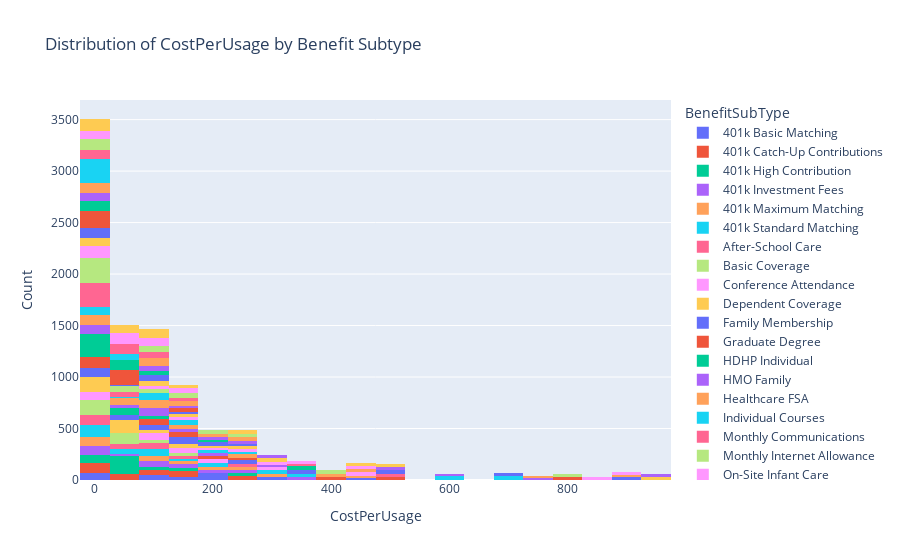
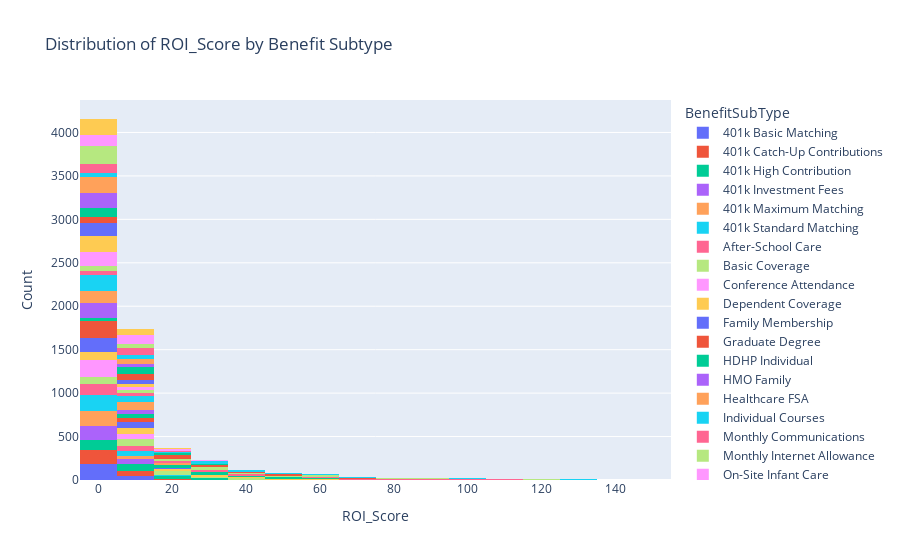

Notebook code for these charts, in order:
### Markdown cell above
## Cost Efficiency and Subcategory Analysis

### Code cell
import plotly.express as px
import warnings
warnings.filterwarnings("ignore")

# Calculate cost-per-usage by BenefitID/BenefitSubType
merged['CostPerUsage'] = merged['BenefitCost'] / merged['UsageFrequency'].replace(0, np.nan)  # Avoid division by zero
merged['CostPerUsage'].fillna(0, inplace=True)  # Fill NaN with 0 for no usage  

# Develop an ROI score (normalize cost-per-usage and satisfaction score)

# Normalize cost-per-usage
max_cost = merged['CostPerUsage'].max()
min_cost = merged['CostPerUsage'].min()
merged['NormalizedCost'] = (merged['CostPerUsage'] - min_cost) / (max_cost - min_cost)

# Normalize satisfaction score
max_satisfaction = merged['SatisfactionScore'].max()
min_satisfaction = merged['SatisfactionScore'].min()
merged['NormalizedSatisfaction'] = (merged['SatisfactionScore'] - min_satisfaction) / (max_satisfaction - min_satisfaction)

# Calculate ROI score
# Those that have no cost or satisfaction will have NaN ROI, which we can handle later
merged['ROI_Score'] = merged['NormalizedSatisfaction'] / merged['NormalizedCost'].replace(0, np.nan)  # Avoid division by zero

# Distribution of cost per usage by BenefitSubType

def create_distribution_plot(df, x_col):
    fig = px.histogram(
        df,
        x=x_col,
        color='BenefitSubType',
        nbins=20,
        category_orders={'BenefitSubType': sorted(df['BenefitSubType'].unique())},
        labels={x_col: x_col},
        title="Distribution of " + x_col + " by Benefit Subtype"
    )
    fig.update_layout(xaxis_title=f'{x_col}', yaxis_title='Count')
    fig.show()

create_distribution_plot(merged, 'CostPerUsage')
create_distribution_plot(merged, 'ROI_Score')

### Figure 1 — Plotly figure (JSON) as saved in the notebook; plotly's stock layout.template omitted (floating-point values rounded to 4 significant figures; data arrays with more than 128 entries replaced by an {"elided": "..."} marker saying what was removed)
{"data": [{"bingroup": "x", "hovertemplate": "BenefitSubType=401k Basic Matching<br>CostPerUsage=%{x}<br>count=%{y}<extra></extra>", "legendgroup": "401k Basic Matching", "marker": {"color": "#636efa", "pattern": {"shape": ""}}, "name": "401k Basic Matching", "nbinsx": 20, "orientation": "v", "showlegend": true, "type": "histogram", "x": {"elided": "298 float values"}, "xaxis": "x", "yaxis": "y"}, {"bingroup": "x", "hovertemplate": "BenefitSubType=401k Catch-Up Contributions<br>CostPerUsage=%{x}<br>count=%{y}<extra></extra>", "legendgroup": "401k Catch-Up Contributions", "marker": {"color": "#EF553B", "pattern": {"shape": ""}}, "name": "401k Catch-Up Contributions", "nbinsx": 20, "orientation": "v", "showlegend": true, "type": "histogram", "x": {"elided": "321 float values"}, "xaxis": "x", "yaxis": "y"}, {"bingroup": "x", "hovertemplate": "BenefitSubType=401k High Contribution<br>CostPerUsage=%{x}<br>count=%{y}<extra></extra>", "legendgroup": "401k High Contribution", "marker": {"color": "#00cc96", "pattern": {"shape": ""}}, "name": "401k High Contribution", "nbinsx": 20, "orientation": "v", "showlegend": true, "type": "histogram", "x": {"elided": "340 float values"}, "xaxis": "x", "yaxis": "y"}, {"bingroup": "x", "hovertemplate": "BenefitSubType=401k Investment Fees<br>CostPerUsage=%{x}<br>count=%{y}<extra></extra>", "legendgroup": "401k Investment Fees", "marker": {"color": "#ab63fa", "pattern": {"shape": ""}}, "name": "401k Investment Fees", "nbinsx": 20, "orientation": "v", "showlegend": true, "type": "histogram", "x": {"elided": "307 float values"}, "xaxis": "x", "yaxis": "y"}, {"bingroup": "x", "hovertemplate": "BenefitSubType=401k Maximum Matching<br>CostPerUsage=%{x}<br>count=%{y}<extra></extra>", "legendgroup": "401k Maximum Matching", "marker": {"color": "#FFA15A", "pattern": {"shape": ""}}, "name": "401k Maximum Matching", "nbinsx": 20, "orientation": "v", "showlegend": true, "type": "histogram", "x": {"elided": "295 float values"}, "xaxis": "x", "yaxis": "y"}, {"bingroup": "x", "hovertemplate": "BenefitSubType=401k Standard Matching<br>CostPerUsage=%{x}<br>count=%{y}<extra></extra>", "legendgroup": "401k Standard Matching", "marker": {"color": "#19d3f3", "pattern": {"shape": ""}}, "name": "401k Standard Matching", "nbinsx": 20, "orientation": "v", "showlegend": true, "type": "histogram", "x": {"elided": "358 float values"}, "xaxis": "x", "yaxis": "y"}, {"bingroup": "x", "hovertemplate": "BenefitSubType=After-School Care<br>CostPerUsage=%{x}<br>count=%{y}<extra></extra>", "legendgroup": "After-School Care", "marker": {"color": "#FF6692", "pattern": {"shape": ""}}, "name": "After-School Care", "nbinsx": 20, "orientation": "v", "showlegend": true, "type": "histogram", "x": {"elided": "295 float values"}, "xaxis": "x", "yaxis": "y"}, {"bingroup": "x", "hovertemplate": "BenefitSubType=Basic Coverage<br>CostPerUsage=%{x}<br>count=%{y}<extra></extra>", "legendgroup": "Basic Coverage", "marker": {"color": "#B6E880", "pattern": {"shape": ""}}, "name": "Basic Coverage", "nbinsx": 20, "orientation": "v", "showlegend": true, "type": "histogram", "x": {"elided": "317 float values"}, "xaxis": "x", "yaxis": "y"}, {"bingroup": "x", "hovertemplate": "BenefitSubType=Conference Attendance<br>CostPerUsage=%{x}<br>count=%{y}<extra></extra>", "legendgroup": "Conference Attendance", "marker": {"color": "#FF97FF", "pattern": {"shape": ""}}, "name": "Conference Attendance", "nbinsx": 20, "orientation": "v", "showlegend": true, "type": "histogram", "x": {"elided": "333 float values"}, "xaxis": "x", "yaxis": "y"}, {"bingroup": "x", "hovertemplate": "BenefitSubType=Dependent Coverage<br>CostPerUsage=%{x}<br>count=%{y}<extra></extra>", "legendgroup": "Dependent Coverage", "marker": {"color": "#FECB52", "pattern": {"shape": ""}}, "name": "Dependent Coverage", "nbinsx": 20, "orientation": "v", "showlegend": true, "type": "histogram", "x": {"elided": "331 float values"}, "xaxis": "x", "yaxis": "y"}, {"bingroup": "x", "hovertemplate": "BenefitSubType=Family Membership<br>CostPerUsage=%{x}<br>count=%{y}<extra></extra>", "legendgroup": "Family Membership", "marker": {"color": "#636efa", "pattern": {"shape": ""}}, "name": "Family Membership", "nbinsx": 20, "orientation": "v", "showlegend": true, "type": "histogram", "x": {"elided": "339 float values"}, "xaxis": "x", "yaxis": "y"}, {"bingroup": "x", "hovertemplate": "BenefitSubType=Graduate Degree<br>CostPerUsage=%{x}<br>count=%{y}<extra></extra>", "legendgroup": "Graduate Degree", "marker": {"color": "#EF553B", "pattern": {"shape": ""}}, "name": "Graduate Degree", "nbinsx": 20, "orientation": "v", "showlegend": true, "type": "histogram", "x": {"elided": "327 float values"}, "xaxis": "x", "yaxis": "y"}, {"bingroup": "x", "hovertemplate": "BenefitSubType=HDHP Individual<br>CostPerUsage=%{x}<br>count=%{y}<extra></extra>", "legendgroup": "HDHP Individual", "marker": {"color": "#00cc96", "pattern": {"shape": ""}}, "name": "HDHP Individual", "nbinsx": 20, "orientation": "v", "showlegend": true, "type": "histogram", "x": {"elided": "316 float values"}, "xaxis": "x", "yaxis": "y"}, {"bingroup": "x", "hovertemplate": "BenefitSubType=HMO Family<br>CostPerUsage=%{x}<br>count=%{y}<extra></extra>", "legendgroup": "HMO Family", "marker": {"color": "#ab63fa", "pattern": {"shape": ""}}, "name": "HMO Family", "nbinsx": 20, "orientation": "v", "showlegend": true, "type": "histogram", "x": {"elided": "305 float values"}, "xaxis": "x", "yaxis": "y"}, {"bingroup": "x", "hovertemplate": "BenefitSubType=Healthcare FSA<br>CostPerUsage=%{x}<br>count=%{y}<extra></extra>", "legendgroup": "Healthcare FSA", "marker": {"color": "#FFA15A", "pattern": {"shape": ""}}, "name": "Healthcare FSA", "nbinsx": 20, "orientation": "v", "showlegend": true, "type": "histogram", "x": {"elided": "339 float values"}, "xaxis": "x", "yaxis": "y"}, {"bingroup": "x", "hovertemplate": "BenefitSubType=Individual Courses<br>CostPerUsage=%{x}<br>count=%{y}<extra></extra>", "legendgroup": "Individual Courses", "marker": {"color": "#19d3f3", "pattern": {"shape": ""}}, "name": "Individual Courses", "nbinsx": 20, "orientation": "v", "showlegend": true, "type": "histogram", "x": {"elided": "332 float values"}, "xaxis": "x", "yaxis": "y"}, {"bingroup": "x", "hovertemplate": "BenefitSubType=Monthly Communications<br>CostPerUsage=%{x}<br>count=%{y}<extra></extra>", "legendgroup": "Monthly Communications", "marker": {"color": "#FF6692", "pattern": {"shape": ""}}, "name": "Monthly Communications", "nbinsx": 20, "orientation": "v", "showlegend": true, "type": "histogram", "x": {"elided": "290 float values"}, "xaxis": "x", "yaxis": "y"}, {"bingroup": "x", "hovertemplate": "BenefitSubType=Monthly Internet Allowance<br>CostPerUsage=%{x}<br>count=%{y}<extra></extra>", "legendgroup": "Monthly Internet Allowance", "marker": {"color": "#B6E880", "pattern": {"shape": ""}}, "name": "Monthly Internet Allowance", "nbinsx": 20, "orientation": "v", "showlegend": true, "type": "histogram", "x": {"elided": "331 float values"}, "xaxis": "x", "yaxis": "y"}, {"bingroup": "x", "hovertemplate": "BenefitSubType=On-Site Infant Care<br>CostPerUsage=%{x}<br>count=%{y}<extra></extra>", "legendgroup": "On-Site Infant Care", "marker": {"color": "#FF97FF", "pattern": {"shape": ""}}, "name": "On-Site Infant Care", "nbinsx": 20, "orientation": "v", "showlegend": true, "type": "histogram", "x": {"elided": "310 float values"}, "xaxis": "x", "yaxis": "y"}, {"bingroup": "x", "hovertemplate": "BenefitSubType=PPO Family<br>CostPerUsage=%{x}<br>count=%{y}<extra></extra>", "legendgroup": "PPO Family", "marker": {"color": "#FECB52", "pattern": {"shape": ""}}, "name": "PPO Family", "nbinsx": 20, "orientation": "v", "showlegend": true, "type": "histogram", "x": {"elided": "291 float values"}, "xaxis": "x", "yaxis": "y"}, {"bingroup": "x", "hovertemplate": "BenefitSubType=PPO Individual<br>CostPerUsage=%{x}<br>count=%{y}<extra></extra>", "legendgroup": "PPO Individual", "marker": {"color": "#636efa", "pattern": {"shape": ""}}, "name": "PPO Individual", "nbinsx": 20, "orientation": "v", "showlegend": true, "type": "histogram", "x": {"elided": "303 float values"}, "xaxis": "x", "yaxis": "y"}, {"bingroup": "x", "hovertemplate": "BenefitSubType=Premium Discount Tier 1<br>CostPerUsage=%{x}<br>count=%{y}<extra></extra>", "legendgroup": "Premium Discount Tier 1", "marker": {"color": "#EF553B", "pattern": {"shape": ""}}, "name": "Premium Discount Tier 1", "nbinsx": 20, "orientation": "v", "showlegend": true, "type": "histogram", "x": {"elided": "345 float values"}, "xaxis": "x", "yaxis": "y"}, {"bingroup": "x", "hovertemplate": "BenefitSubType=Professional Certification<br>CostPerUsage=%{x}<br>count=%{y}<extra></extra>", "legendgroup": "Professional Certification", "marker": {"color": "#00cc96", "pattern": {"shape": ""}}, "name": "Professional Certification", "nbinsx": 20, "orientation": "v", "showlegend": true, "type": "histogram", "x": {"elided": "298 float values"}, "xaxis": "x", "yaxis": "y"}, {"bingroup": "x", "hovertemplate": "BenefitSubType=Supplemental High Amount<br>CostPerUsage=%{x}<br>count=%{y}<extra></extra>", "legendgroup": "Supplemental High Amount", "marker": {"color": "#ab63fa", "pattern": {"shape": ""}}, "name": "Supplemental High Amount", "nbinsx": 20, "orientation": "v", "showlegend": true, "type": "histogram", "x": {"elided": "285 float values"}, "xaxis": "x", "yaxis": "y"}, {"bingroup": "x", "hovertemplate": "BenefitSubType=Supplemental Standard<br>CostPerUsage=%{x}<br>count=%{y}<extra></extra>", "legendgroup": "Supplemental Standard", "marker": {"color": "#FFA15A", "pattern": {"shape": ""}}, "name": "Supplemental Standard", "nbinsx": 20, "orientation": "v", "showlegend": true, "type": "histogram", "x": {"elided": "336 float values"}, "xaxis": "x", "yaxis": "y"}, {"bingroup": "x", "hovertemplate": "BenefitSubType=Tier 1 Partners<br>CostPerUsage=%{x}<br>count=%{y}<extra></extra>", "legendgroup": "Tier 1 Partners", "marker": {"color": "#19d3f3", "pattern": {"shape": ""}}, "name": "Tier 1 Partners", "nbinsx": 20, "orientation": "v", "showlegend": true, "type": "histogram", "x": {"elided": "291 float values"}, "xaxis": "x", "yaxis": "y"}, {"bingroup": "x", "hovertemplate": "BenefitSubType=Tier 2 Partners<br>CostPerUsage=%{x}<br>count=%{y}<extra></extra>", "legendgroup": "Tier 2 Partners", "marker": {"color": "#FF6692", "pattern": {"shape": ""}}, "name": "Tier 2 Partners", "nbinsx": 20, "orientation": "v", "showlegend": true, "type": "histogram", "x": {"elided": "300 float values"}, "xaxis": "x", "yaxis": "y"}, {"bingroup": "x", "hovertemplate": "BenefitSubType=Tier 3 Partners<br>CostPerUsage=%{x}<br>count=%{y}<extra></extra>", "legendgroup": "Tier 3 Partners", "marker": {"color": "#B6E880", "pattern": {"shape": ""}}, "name": "Tier 3 Partners", "nbinsx": 20, "orientation": "v", "showlegend": true, "type": "histogram", "x": {"elided": "359 float values"}, "xaxis": "x", "yaxis": "y"}, {"bingroup": "x", "hovertemplate": "BenefitSubType=Transit Subsidy<br>CostPerUsage=%{x}<br>count=%{y}<extra></extra>", "legendgroup": "Transit Subsidy", "marker": {"color": "#FF97FF", "pattern": {"shape": ""}}, "name": "Transit Subsidy", "nbinsx": 20, "orientation": "v", "showlegend": true, "type": "histogram", "x": {"elided": "332 float values"}, "xaxis": "x", "yaxis": "y"}, {"bingroup": "x", "hovertemplate": "BenefitSubType=Undergraduate Degree<br>CostPerUsage=%{x}<br>count=%{y}<extra></extra>", "legendgroup": "Undergraduate Degree", "marker": {"color": "#FECB52", "pattern": {"shape": ""}}, "name": "Undergraduate Degree", "nbinsx": 20, "orientation": "v", "showlegend": true, "type": "histogram", "x": {"elided": "388 float values"}, "xaxis": "x", "yaxis": "y"}], "layout": {"barmode": "relative", "legend": {"title": {"text": "BenefitSubType"}, "tracegroupgap": 0}, "title": {"text": "Distribution of CostPerUsage by Benefit Subtype"}, "xaxis": {"anchor": "y", "domain": [0, 1], "title": {"text": "CostPerUsage"}}, "yaxis": {"anchor": "x", "domain": [0, 1], "title": {"text": "Count"}}}}

### Figure 2 — Plotly figure (JSON) as saved in the notebook; plotly's stock layout.template omitted (floating-point values rounded to 4 significant figures; data arrays with more than 128 entries replaced by an {"elided": "..."} marker saying what was removed)
{"data": [{"bingroup": "x", "hovertemplate": "BenefitSubType=401k Basic Matching<br>ROI_Score=%{x}<br>count=%{y}<extra></extra>", "legendgroup": "401k Basic Matching", "marker": {"color": "#636efa", "pattern": {"shape": ""}}, "name": "401k Basic Matching", "nbinsx": 20, "orientation": "v", "showlegend": true, "type": "histogram", "x": {"elided": "298 float values"}, "xaxis": "x", "yaxis": "y"}, {"bingroup": "x", "hovertemplate": "BenefitSubType=401k Catch-Up Contributions<br>ROI_Score=%{x}<br>count=%{y}<extra></extra>", "legendgroup": "401k Catch-Up Contributions", "marker": {"color": "#EF553B", "pattern": {"shape": ""}}, "name": "401k Catch-Up Contributions", "nbinsx": 20, "orientation": "v", "showlegend": true, "type": "histogram", "x": {"elided": "321 float values"}, "xaxis": "x", "yaxis": "y"}, {"bingroup": "x", "hovertemplate": "BenefitSubType=401k High Contribution<br>ROI_Score=%{x}<br>count=%{y}<extra></extra>", "legendgroup": "401k High Contribution", "marker": {"color": "#00cc96", "pattern": {"shape": ""}}, "name": "401k High Contribution", "nbinsx": 20, "orientation": "v", "showlegend": true, "type": "histogram", "x": {"elided": "340 float values"}, "xaxis": "x", "yaxis": "y"}, {"bingroup": "x", "hovertemplate": "BenefitSubType=401k Investment Fees<br>ROI_Score=%{x}<br>count=%{y}<extra></extra>", "legendgroup": "401k Investment Fees", "marker": {"color": "#ab63fa", "pattern": {"shape": ""}}, "name": "401k Investment Fees", "nbinsx": 20, "orientation": "v", "showlegend": true, "type": "histogram", "x": {"elided": "307 float values"}, "xaxis": "x", "yaxis": "y"}, {"bingroup": "x", "hovertemplate": "BenefitSubType=401k Maximum Matching<br>ROI_Score=%{x}<br>count=%{y}<extra></extra>", "legendgroup": "401k Maximum Matching", "marker": {"color": "#FFA15A", "pattern": {"shape": ""}}, "name": "401k Maximum Matching", "nbinsx": 20, "orientation": "v", "showlegend": true, "type": "histogram", "x": {"elided": "295 float values"}, "xaxis": "x", "yaxis": "y"}, {"bingroup": "x", "hovertemplate": "BenefitSubType=401k Standard Matching<br>ROI_Score=%{x}<br>count=%{y}<extra></extra>", "legendgroup": "401k Standard Matching", "marker": {"color": "#19d3f3", "pattern": {"shape": ""}}, "name": "401k Standard Matching", "nbinsx": 20, "orientation": "v", "showlegend": true, "type": "histogram", "x": {"elided": "358 float values"}, "xaxis": "x", "yaxis": "y"}, {"bingroup": "x", "hovertemplate": "BenefitSubType=After-School Care<br>ROI_Score=%{x}<br>count=%{y}<extra></extra>", "legendgroup": "After-School Care", "marker": {"color": "#FF6692", "pattern": {"shape": ""}}, "name": "After-School Care", "nbinsx": 20, "orientation": "v", "showlegend": true, "type": "histogram", "x": {"elided": "295 float values"}, "xaxis": "x", "yaxis": "y"}, {"bingroup": "x", "hovertemplate": "BenefitSubType=Basic Coverage<br>ROI_Score=%{x}<br>count=%{y}<extra></extra>", "legendgroup": "Basic Coverage", "marker": {"color": "#B6E880", "pattern": {"shape": ""}}, "name": "Basic Coverage", "nbinsx": 20, "orientation": "v", "showlegend": true, "type": "histogram", "x": {"elided": "317 float values"}, "xaxis": "x", "yaxis": "y"}, {"bingroup": "x", "hovertemplate": "BenefitSubType=Conference Attendance<br>ROI_Score=%{x}<br>count=%{y}<extra></extra>", "legendgroup": "Conference Attendance", "marker": {"color": "#FF97FF", "pattern": {"shape": ""}}, "name": "Conference Attendance", "nbinsx": 20, "orientation": "v", "showlegend": true, "type": "histogram", "x": {"elided": "333 float values"}, "xaxis": "x", "yaxis": "y"}, {"bingroup": "x", "hovertemplate": "BenefitSubType=Dependent Coverage<br>ROI_Score=%{x}<br>count=%{y}<extra></extra>", "legendgroup": "Dependent Coverage", "marker": {"color": "#FECB52", "pattern": {"shape": ""}}, "name": "Dependent Coverage", "nbinsx": 20, "orientation": "v", "showlegend": true, "type": "histogram", "x": {"elided": "331 float values"}, "xaxis": "x", "yaxis": "y"}, {"bingroup": "x", "hovertemplate": "BenefitSubType=Family Membership<br>ROI_Score=%{x}<br>count=%{y}<extra></extra>", "legendgroup": "Family Membership", "marker": {"color": "#636efa", "pattern": {"shape": ""}}, "name": "Family Membership", "nbinsx": 20, "orientation": "v", "showlegend": true, "type": "histogram", "x": {"elided": "339 float values"}, "xaxis": "x", "yaxis": "y"}, {"bingroup": "x", "hovertemplate": "BenefitSubType=Graduate Degree<br>ROI_Score=%{x}<br>count=%{y}<extra></extra>", "legendgroup": "Graduate Degree", "marker": {"color": "#EF553B", "pattern": {"shape": ""}}, "name": "Graduate Degree", "nbinsx": 20, "orientation": "v", "showlegend": true, "type": "histogram", "x": {"elided": "327 float values"}, "xaxis": "x", "yaxis": "y"}, {"bingroup": "x", "hovertemplate": "BenefitSubType=HDHP Individual<br>ROI_Score=%{x}<br>count=%{y}<extra></extra>", "legendgroup": "HDHP Individual", "marker": {"color": "#00cc96", "pattern": {"shape": ""}}, "name": "HDHP Individual", "nbinsx": 20, "orientation": "v", "showlegend": true, "type": "histogram", "x": {"elided": "316 float values"}, "xaxis": "x", "yaxis": "y"}, {"bingroup": "x", "hovertemplate": "BenefitSubType=HMO Family<br>ROI_Score=%{x}<br>count=%{y}<extra></extra>", "legendgroup": "HMO Family", "marker": {"color": "#ab63fa", "pattern": {"shape": ""}}, "name": "HMO Family", "nbinsx": 20, "orientation": "v", "showlegend": true, "type": "histogram", "x": {"elided": "305 float values"}, "xaxis": "x", "yaxis": "y"}, {"bingroup": "x", "hovertemplate": "BenefitSubType=Healthcare FSA<br>ROI_Score=%{x}<br>count=%{y}<extra></extra>", "legendgroup": "Healthcare FSA", "marker": {"color": "#FFA15A", "pattern": {"shape": ""}}, "name": "Healthcare FSA", "nbinsx": 20, "orientation": "v", "showlegend": true, "type": "histogram", "x": {"elided": "339 float values"}, "xaxis": "x", "yaxis": "y"}, {"bingroup": "x", "hovertemplate": "BenefitSubType=Individual Courses<br>ROI_Score=%{x}<br>count=%{y}<extra></extra>", "legendgroup": "Individual Courses", "marker": {"color": "#19d3f3", "pattern": {"shape": ""}}, "name": "Individual Courses", "nbinsx": 20, "orientation": "v", "showlegend": true, "type": "histogram", "x": {"elided": "332 float values"}, "xaxis": "x", "yaxis": "y"}, {"bingroup": "x", "hovertemplate": "BenefitSubType=Monthly Communications<br>ROI_Score=%{x}<br>count=%{y}<extra></extra>", "legendgroup": "Monthly Communications", "marker": {"color": "#FF6692", "pattern": {"shape": ""}}, "name": "Monthly Communications", "nbinsx": 20, "orientation": "v", "showlegend": true, "type": "histogram", "x": {"elided": "290 float values"}, "xaxis": "x", "yaxis": "y"}, {"bingroup": "x", "hovertemplate": "BenefitSubType=Monthly Internet Allowance<br>ROI_Score=%{x}<br>count=%{y}<extra></extra>", "legendgroup": "Monthly Internet Allowance", "marker": {"color": "#B6E880", "pattern": {"shape": ""}}, "name": "Monthly Internet Allowance", "nbinsx": 20, "orientation": "v", "showlegend": true, "type": "histogram", "x": {"elided": "331 float values"}, "xaxis": "x", "yaxis": "y"}, {"bingroup": "x", "hovertemplate": "BenefitSubType=On-Site Infant Care<br>ROI_Score=%{x}<br>count=%{y}<extra></extra>", "legendgroup": "On-Site Infant Care", "marker": {"color": "#FF97FF", "pattern": {"shape": ""}}, "name": "On-Site Infant Care", "nbinsx": 20, "orientation": "v", "showlegend": true, "type": "histogram", "x": {"elided": "310 float values"}, "xaxis": "x", "yaxis": "y"}, {"bingroup": "x", "hovertemplate": "BenefitSubType=PPO Family<br>ROI_Score=%{x}<br>count=%{y}<extra></extra>", "legendgroup": "PPO Family", "marker": {"color": "#FECB52", "pattern": {"shape": ""}}, "name": "PPO Family", "nbinsx": 20, "orientation": "v", "showlegend": true, "type": "histogram", "x": {"elided": "291 float values"}, "xaxis": "x", "yaxis": "y"}, {"bingroup": "x", "hovertemplate": "BenefitSubType=PPO Individual<br>ROI_Score=%{x}<br>count=%{y}<extra></extra>", "legendgroup": "PPO Individual", "marker": {"color": "#636efa", "pattern": {"shape": ""}}, "name": "PPO Individual", "nbinsx": 20, "orientation": "v", "showlegend": true, "type": "histogram", "x": {"elided": "303 float values"}, "xaxis": "x", "yaxis": "y"}, {"bingroup": "x", "hovertemplate": "BenefitSubType=Premium Discount Tier 1<br>ROI_Score=%{x}<br>count=%{y}<extra></extra>", "legendgroup": "Premium Discount Tier 1", "marker": {"color": "#EF553B", "pattern": {"shape": ""}}, "name": "Premium Discount Tier 1", "nbinsx": 20, "orientation": "v", "showlegend": true, "type": "histogram", "x": {"elided": "345 float values"}, "xaxis": "x", "yaxis": "y"}, {"bingroup": "x", "hovertemplate": "BenefitSubType=Professional Certification<br>ROI_Score=%{x}<br>count=%{y}<extra></extra>", "legendgroup": "Professional Certification", "marker": {"color": "#00cc96", "pattern": {"shape": ""}}, "name": "Professional Certification", "nbinsx": 20, "orientation": "v", "showlegend": true, "type": "histogram", "x": {"elided": "298 float values"}, "xaxis": "x", "yaxis": "y"}, {"bingroup": "x", "hovertemplate": "BenefitSubType=Supplemental High Amount<br>ROI_Score=%{x}<br>count=%{y}<extra></extra>", "legendgroup": "Supplemental High Amount", "marker": {"color": "#ab63fa", "pattern": {"shape": ""}}, "name": "Supplemental High Amount", "nbinsx": 20, "orientation": "v", "showlegend": true, "type": "histogram", "x": {"elided": "285 float values"}, "xaxis": "x", "yaxis": "y"}, {"bingroup": "x", "hovertemplate": "BenefitSubType=Supplemental Standard<br>ROI_Score=%{x}<br>count=%{y}<extra></extra>", "legendgroup": "Supplemental Standard", "marker": {"color": "#FFA15A", "pattern": {"shape": ""}}, "name": "Supplemental Standard", "nbinsx": 20, "orientation": "v", "showlegend": true, "type": "histogram", "x": {"elided": "336 float values"}, "xaxis": "x", "yaxis": "y"}, {"bingroup": "x", "hovertemplate": "BenefitSubType=Tier 1 Partners<br>ROI_Score=%{x}<br>count=%{y}<extra></extra>", "legendgroup": "Tier 1 Partners", "marker": {"color": "#19d3f3", "pattern": {"shape": ""}}, "name": "Tier 1 Partners", "nbinsx": 20, "orientation": "v", "showlegend": true, "type": "histogram", "x": {"elided": "291 float values"}, "xaxis": "x", "yaxis": "y"}, {"bingroup": "x", "hovertemplate": "BenefitSubType=Tier 2 Partners<br>ROI_Score=%{x}<br>count=%{y}<extra></extra>", "legendgroup": "Tier 2 Partners", "marker": {"color": "#FF6692", "pattern": {"shape": ""}}, "name": "Tier 2 Partners", "nbinsx": 20, "orientation": "v", "showlegend": true, "type": "histogram", "x": {"elided": "300 float values"}, "xaxis": "x", "yaxis": "y"}, {"bingroup": "x", "hovertemplate": "BenefitSubType=Tier 3 Partners<br>ROI_Score=%{x}<br>count=%{y}<extra></extra>", "legendgroup": "Tier 3 Partners", "marker": {"color": "#B6E880", "pattern": {"shape": ""}}, "name": "Tier 3 Partners", "nbinsx": 20, "orientation": "v", "showlegend": true, "type": "histogram", "x": {"elided": "359 float values"}, "xaxis": "x", "yaxis": "y"}, {"bingroup": "x", "hovertemplate": "BenefitSubType=Transit Subsidy<br>ROI_Score=%{x}<br>count=%{y}<extra></extra>", "legendgroup": "Transit Subsidy", "marker": {"color": "#FF97FF", "pattern": {"shape": ""}}, "name": "Transit Subsidy", "nbinsx": 20, "orientation": "v", "showlegend": true, "type": "histogram", "x": {"elided": "332 float values"}, "xaxis": "x", "yaxis": "y"}, {"bingroup": "x", "hovertemplate": "BenefitSubType=Undergraduate Degree<br>ROI_Score=%{x}<br>count=%{y}<extra></extra>", "legendgroup": "Undergraduate Degree", "marker": {"color": "#FECB52", "pattern": {"shape": ""}}, "name": "Undergraduate Degree", "nbinsx": 20, "orientation": "v", "showlegend": true, "type": "histogram", "x": {"elided": "388 float values"}, "xaxis": "x", "yaxis": "y"}], "layout": {"barmode": "relative", "legend": {"title": {"text": "BenefitSubType"}, "tracegroupgap": 0}, "title": {"text": "Distribution of ROI_Score by Benefit Subtype"}, "xaxis": {"anchor": "y", "domain": [0, 1], "title": {"text": "ROI_Score"}}, "yaxis": {"anchor": "x", "domain": [0, 1], "title": {"text": "Count"}}}}
